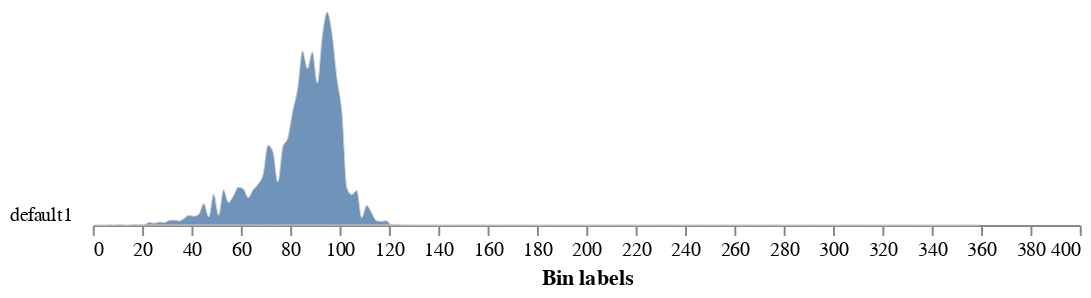

The notebook cell this image was saved under:
### Code cell
color_histogram = pcv.analyze.color(rgb_img=tensor_to_cv(im), labeled_mask=mask, colorspaces='all', label="default")
color_histogram

### Figure 1 — Vega-Lite specification as saved in the notebook (floating-point values rounded to 4 significant figures; data arrays with more than 128 entries replaced by an {"elided": "..."} marker saying what was removed)
{"config": {"view": {"continuousWidth": 300, "continuousHeight": 300, "stroke": null}, "axis": {"grid": false}, "facet": {"columns": 1, "spacing": 0}, "title": {"anchor": "end"}}, "data": {"name": "data-bfb5082ccb93790f10a380c12041bae0"}, "facet": {"field": "sample", "header": {"labelAngle": 0, "labelAlign": "left", "labelOrient": "left"}, "title": null, "type": "nominal"}, "spec": {"mark": {"type": "area", "fillOpacity": 0.8, "interpolate": "monotone", "stroke": "lightgray", "strokeWidth": 0.5}, "encoding": {"x": {"field": "label", "title": "Bin labels", "type": "quantitative"}, "y": {"axis": null, "field": "value", "scale": {"range": [10, -100]}, "type": "quantitative"}}, "height": 10, "width": 500}, "bounds": "flush", "$schema": "https://vega.github.io/schema/vega-lite/v5.15.1.json", "datasets": {"data-bfb5082ccb93790f10a380c12041bae0": {"elided": "180 records"}}}
